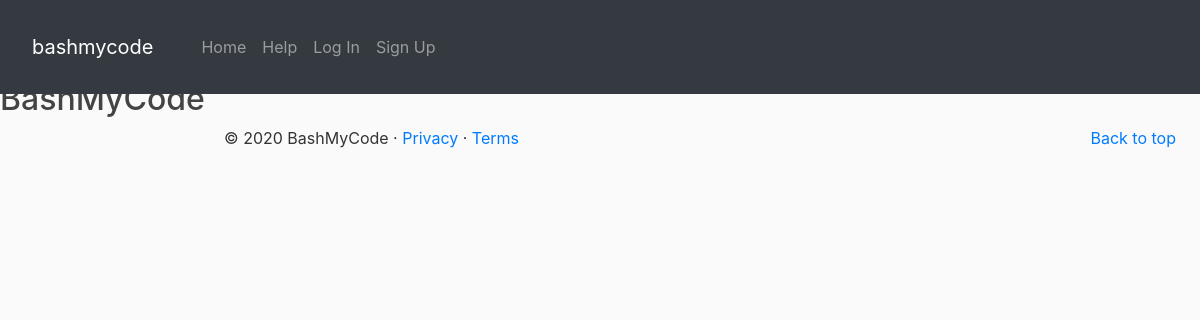
/bashmycode/bash/, run on an earlier commit of the app's database.
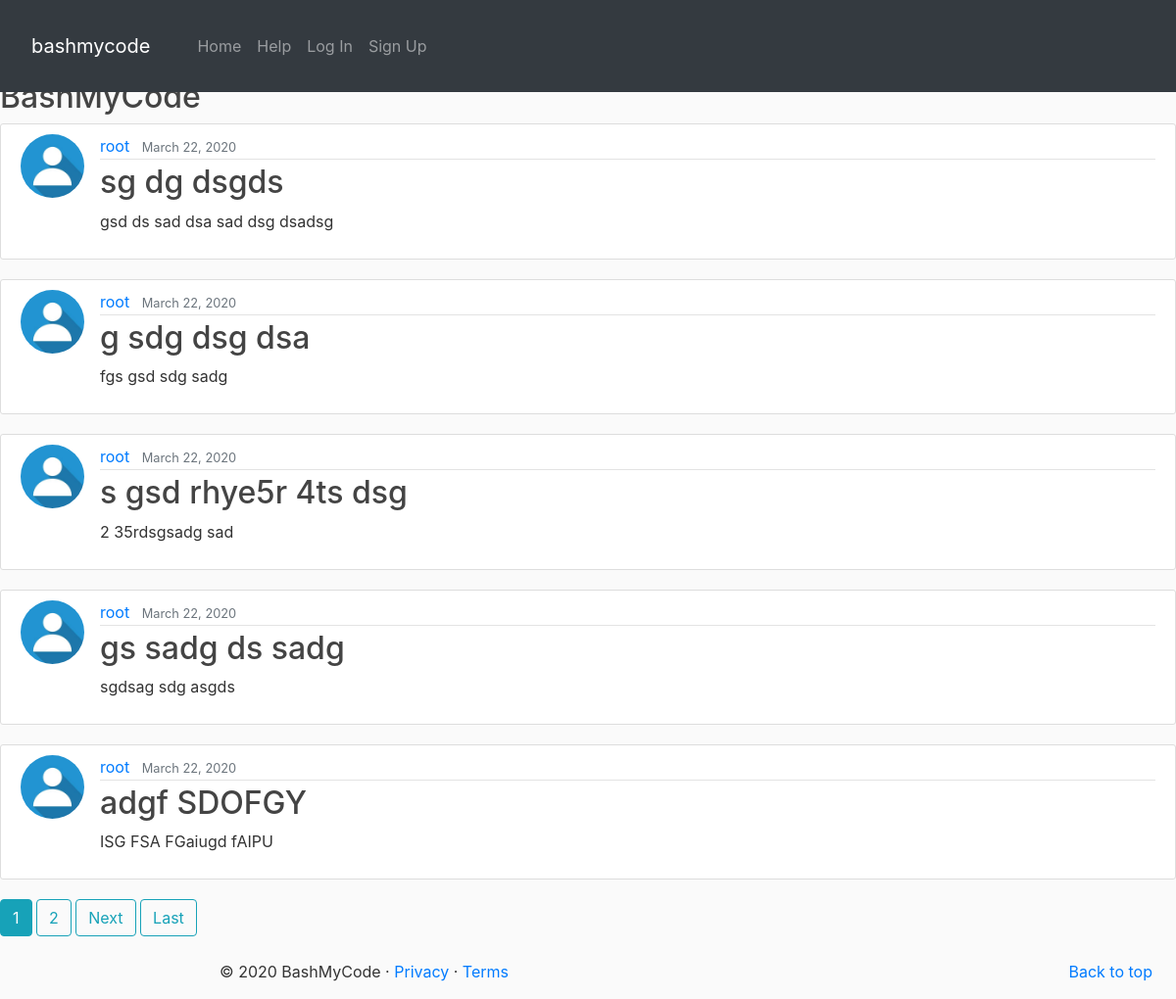
And on a later commit of the database.
### bashmycode/models.py (models this page shows, shortened)
class Post(models.Model):
    POST_CHOICES = [
        ('HELP', 'HELP'),
        ('BASH', 'BASH'),
    ]
    title = models.CharField(max_length=100)
    content = models.TextField()
    date_posted = models.DateTimeField(auto_now_add=True)
    author = models.ForeignKey(User, on_delete=models.CASCADE)
    post_type = models.CharField(max_length=4, blank=True, choices=POST_CHOICES)

class Profile(models.Model):
    user = models.OneToOneField(User, on_delete=models.CASCADE)
    image = models.ImageField(default='default.jpg', upload_to='profile_pics')

### bashmycode/views.py (the view)
# urls.py: path('bash/', PostListViewBash.as_view(), name='bash'),
class PostListViewBash(ListView):
    model = Post
    queryset = Post.objects.filter(post_type='BASH').order_by('-date_posted')
    template_name = 'bashmycode/bash.html'  # <app>/<model>_<viewtype>.html
    context_object_name = 'posts'
    paginate_by = 5

### templates/bashmycode/bash.html (shortened to what this page needs)
{% extends 'bashmycode/base.html' %}
{% block content %}
    <h2>BashMyCode</h2>
    {% for post in posts %}
        <article class="media content-section">
            <img class="rounded-circle article-img" src="{{ post.author.profile.image.url }}"/>
            <div class="media-body">
                <div class="article-metadata">
                    <a class="mr-2" href="{% url 'bashmycode:user-posts' post.author.username %}">{{ post.author }}</a>
                    <small class="text-muted">{{ post.date_posted|date:"F d, Y" }}</small>
                </div>
                <h2><a class="article-title" href="{% url 'bashmycode:post-detail' post.id %}">{{ post.title }}</a></h2>
                <p class="article-content">{{ post.content }}</p>
            </div>
        </article>
    {% endfor %}
    {% if is_paginated %}
        {% for num in page_obj.paginator.page_range %}
            {% if page_obj.number == num %}
                <a class="btn btn-info mb-4" href="?page={{ num }}">{{ num }}</a>
            {% elif num > page_obj.number|add:'-3' and num < page_obj.number|add:'3' %}
                <a class="btn btn-outline-info mb-4" href="?page={{ num }}">{{ num }}</a>
            {% endif %}
        {% endfor %}
        {% if page_obj.has_next %}
            <a class="btn btn-outline-info mb-4" href="?page={{ page_obj.next_page_number }}">Next</a>
            <a class="btn btn-outline-info mb-4" href="?page={{ page_obj.paginator.num_pages }}">Last</a>
        {% endif %}
    {% endif %}
{% endblock content %}

What changed in the data, as far as the page shows it:
added Post: author.profile.image (placeholder picture), author "root", date_posted "March 22, 2020", title "sg dg dsgds", content "gsd ds sad dsa sad dsg dsadsg"
added Post: author.profile.image (placeholder picture), author "root", date_posted "March 22, 2020", title "g sdg dsg dsa", content "fgs gsd sdg sadg"
added Post: author.profile.image (placeholder picture), author "root", date_posted "March 22, 2020", title "s gsd rhye5r 4ts dsg", content "2 35rdsgsadg sad"
added Post: author.profile.image (placeholder picture), author "root", date_posted "March 22, 2020", title "gs sadg ds sadg", content "sgdsag sdg asgds"
added Post: author.profile.image (placeholder picture), author "root", date_posted "March 22, 2020", title "adgf SDOFGY", content "ISG FSA FGaiugd fAIPU"
Also different on the page:
new list line: "1"
new list line: "2"
text now shown: "Next Last"
